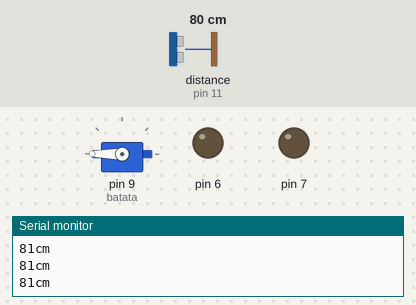
Recording of a sketch running on a simulated Arduino Uno, built with avr-gcc and run on an emulated ATmega328P. On the bench: servo, output pins drawn as LEDs (lit = HIGH), the last lines printed to the serial monitor. The inputs (shaded band) are chosen by the test bench; at power-on: distance to the obstacle (sensor on pin 11) 80 cm. The echo pulse lasts 58.3 µs per cm.

Above: at 1.07 s.
1.3 s: distance to the obstacle (sensor on pin 11) set to 12 cm
4.3 s: distance to the obstacle (sensor on pin 11) set to 9 cm
At 4.3 s:
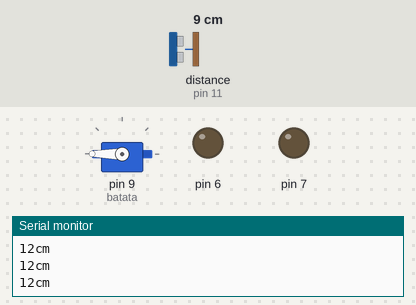
5.8 s: distance to the obstacle (sensor on pin 11) set to 4 cm
7.3 s: distance to the obstacle (sensor on pin 11) set to 2 cm
At 7.8 s:
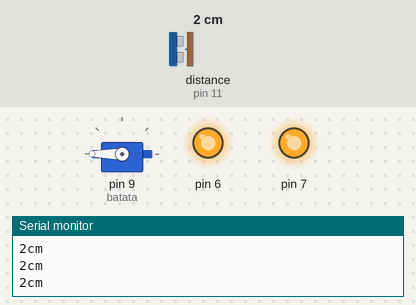
8.8 s: distance to the obstacle (sensor on pin 11) set to 18 cm
At 8.96 s:
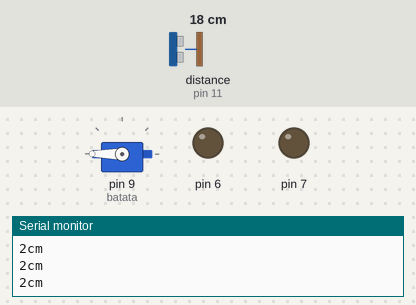
11.8 s: distance to the obstacle (sensor on pin 11) set to 95 cm
14.8 s: distance to the obstacle (sensor on pin 11) set to 103 cm
At 15.3 s:
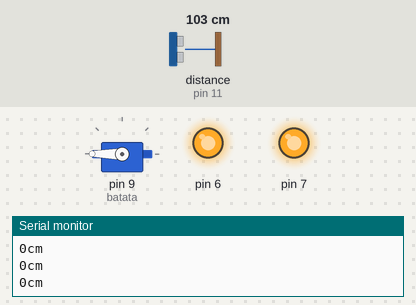
Timing chart, 0 to 17.4 s (numbered marks = the images above; inputs shaded):
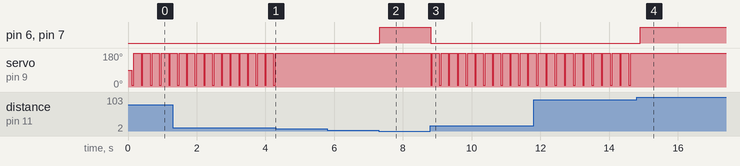

The sketch:

servo.ino
```cpp
#include <NewPing.h>
#include <Servo.h>

#define TRIGGER_PIN 12
#define ECHO_PIN 11
#define MAX_DISTANCE 100

NewPing sonar (TRIGGER_PIN , ECHO_PIN, MAX_DISTANCE);

Servo batata;
void setup() {
  // put your setup code here, to run once:
batata.attach(9);
Serial.begin(9600);
pinMode(6,OUTPUT);
pinMode(7, OUTPUT);
}

void loop() {
  // put your main code here, to run repeatedly:
delay(50);
Serial.print(sonar.ping_cm());
Serial.println("cm");
if (sonar.ping_cm() <= 2) {
  digitalWrite(6, HIGH);
  digitalWrite(7,HIGH);
}
delay(50);
if (sonar.ping_cm() >=11) {
  digitalWrite(6, LOW);
  digitalWrite(7, LOW);
  batata.write(10);
  delay(50);
  batata.write(180);
  delay(50);
  batata.write(360);
  delay(50);
}
}
```

Measured:
- the behaviour switches between 11 and 10 cm on distance to the obstacle (sensor on pin 11) (found by bisection; images 0 and 1)
- the behaviour switches between 3 and 2 cm on distance to the obstacle (sensor on pin 11) (found by bisection; images 1 and 2)
- the behaviour switches between 100 and 101 cm on distance to the obstacle (sensor on pin 11) (found by bisection; images 3 and 4)
- after the input at 4.3 s, servo on pin 9 (batata): stops changing and stays 180°
- after the input at 7.3 s, pin 6, pin 7: LOW → HIGH at once
- after the input at 8.8 s, pin 6, pin 7: HIGH → LOW at once; servo on pin 9 (batata): alternates 180° for 0.21 s and 10° for 0.05 s, starting at once
- after the input at 14.8 s, pin 6, pin 7: LOW → HIGH after 0.11 s; servo on pin 9 (batata): stops changing and stays 180°
- by itself, servo on pin 9 (batata): alternates 180° for 0.20 s and 10° for 0.05 s
